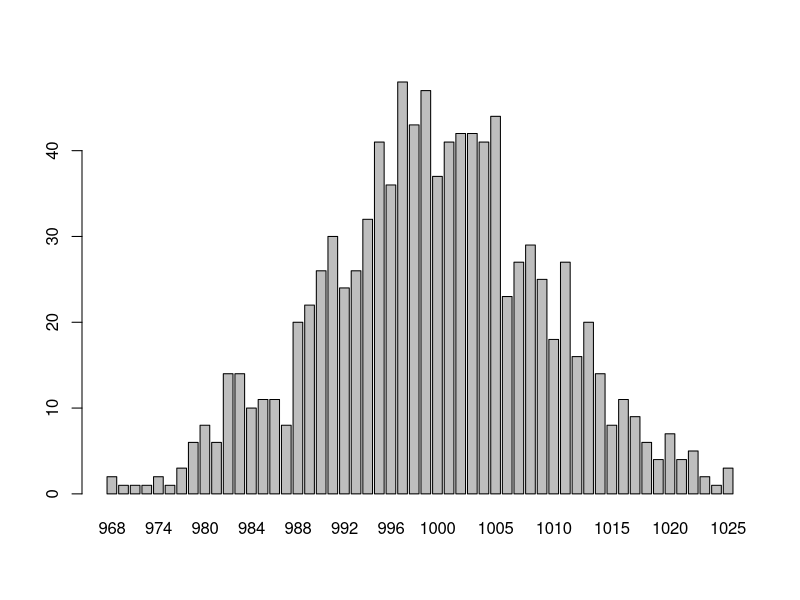
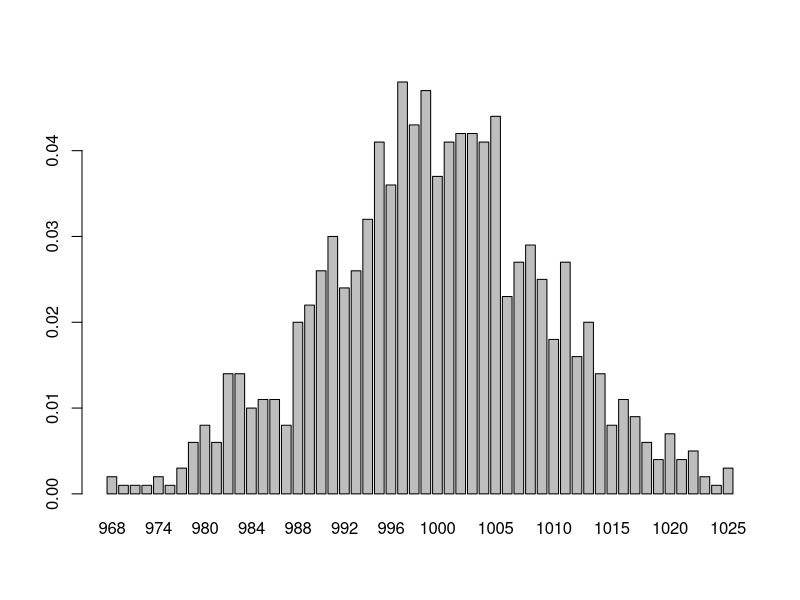
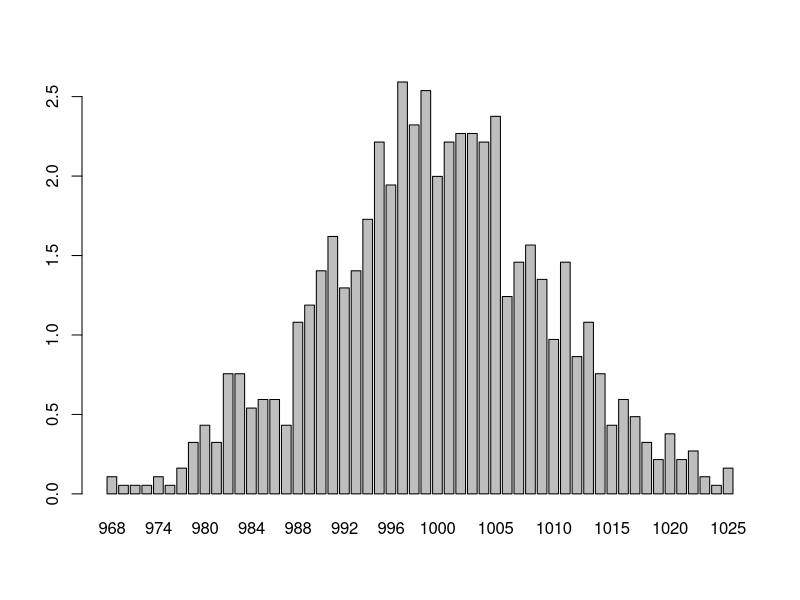
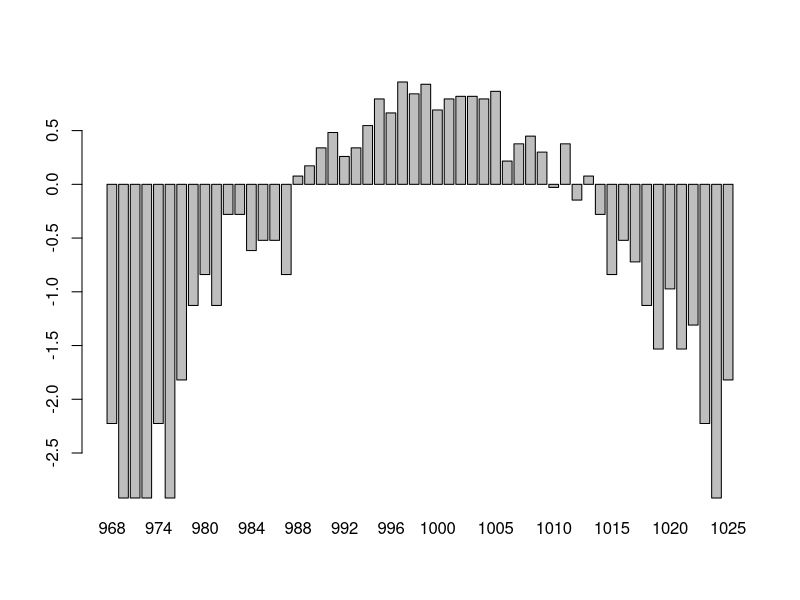

R code for these plots, in order:

## Generate some random categorical data
x <- round(rnorm(1000, 100) * 10)

head(x)

barplot(table(x))

t <- table(x)

## Change to frequencies
t <- t/1000

barplot(t)

## Average frequency?
a <- mean(t)
a

## relative frequency over the average
head(t)
head(t/a)

barplot(t/a)

barplot(log(t/a))

